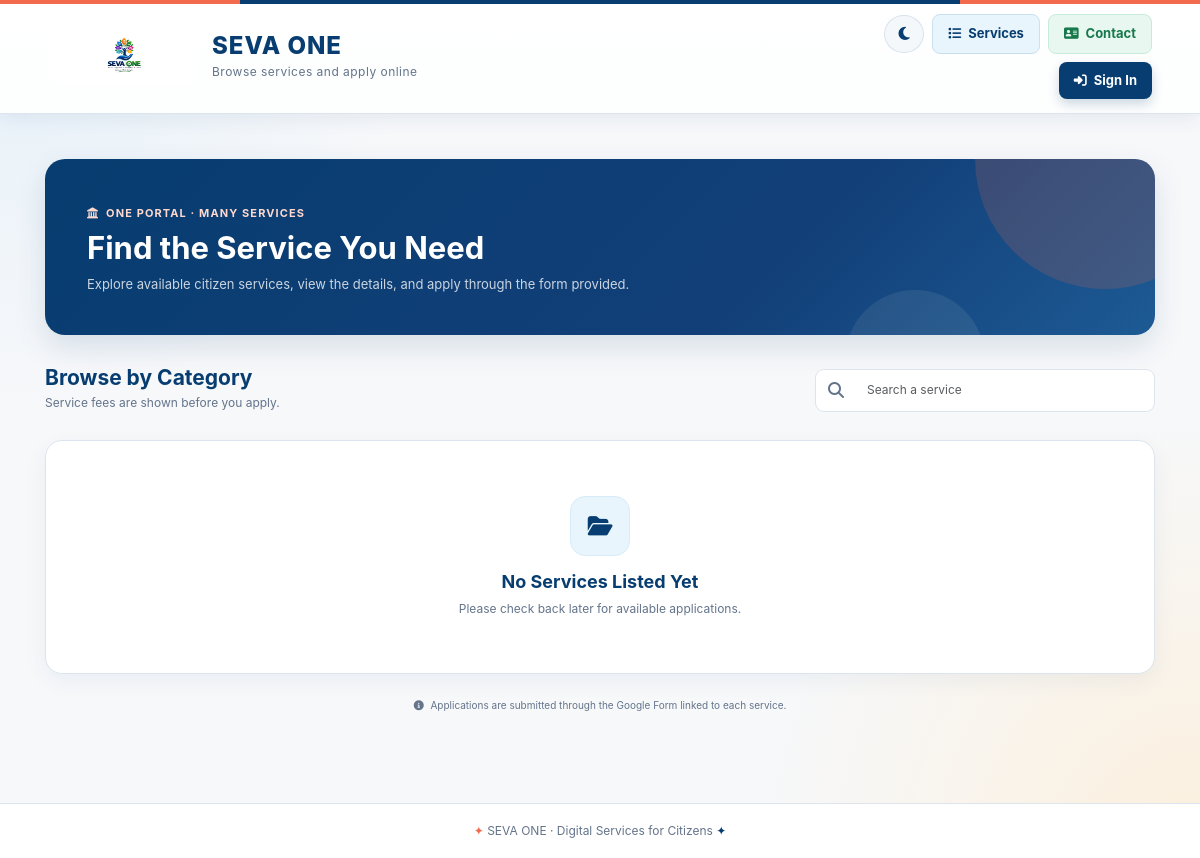
/services/, run on an earlier commit of the app's database.
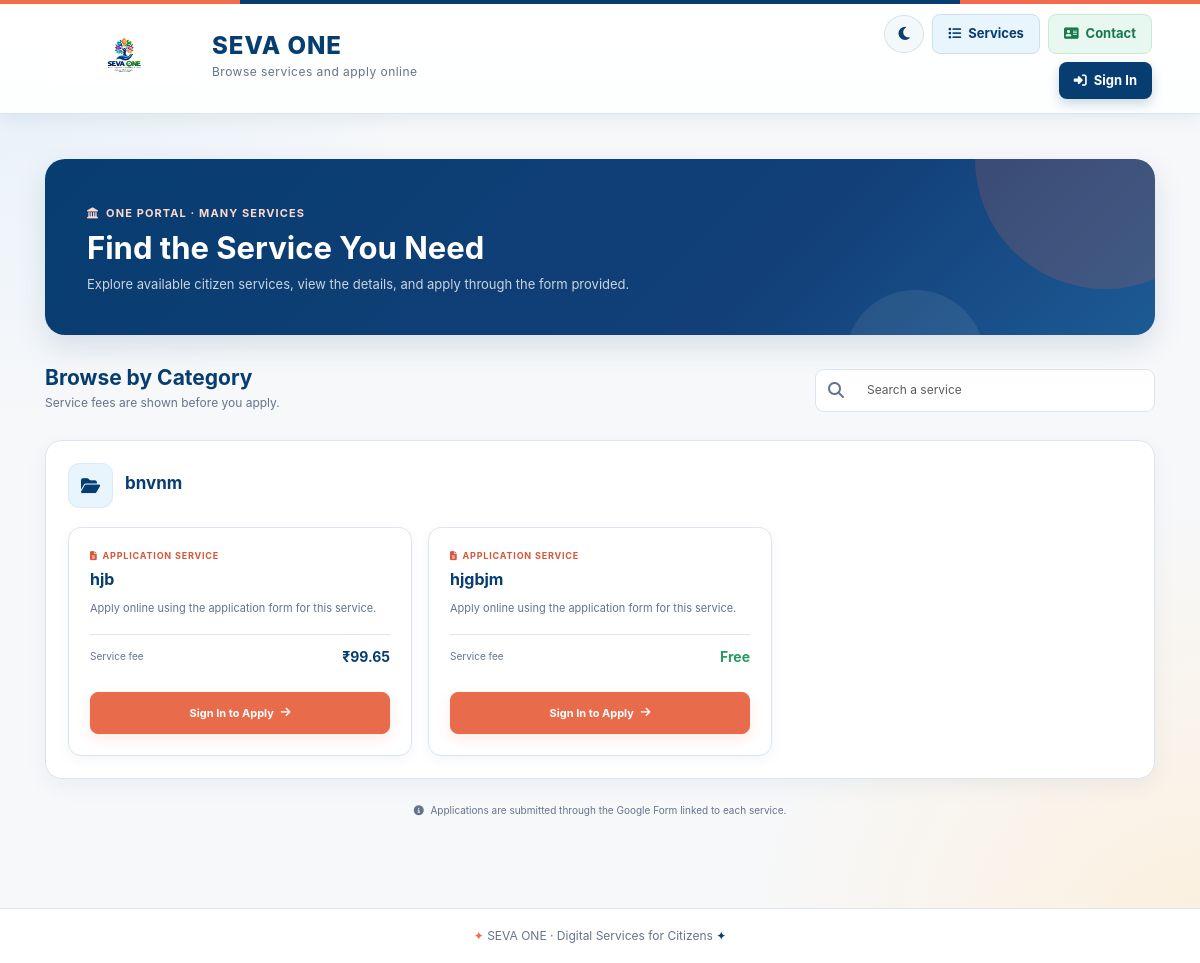
And on a later commit of the database.
### med/models.py (models this page shows, shortened)
class MainService(models.Model):
    name = models.CharField(max_length=150, unique=True)
    description = models.TextField(blank=True)
    is_active = models.BooleanField(default=True)
    class Meta:
        ordering = ["name"]

class Service(models.Model):
    main_service = models.ForeignKey(
        MainService,
        on_delete=models.CASCADE,
        related_name="services",
    )
    name = models.CharField(max_length=150)
    description = models.TextField(blank=True)
    google_form_url = models.URLField("Google Form link")
    amount = models.DecimalField(
        max_digits=10,
        decimal_places=2,
        default=Decimal("0.00"),
        validators=[MinValueValidator(Decimal("0.00"))],
        help_text="Service fee in INR. Use 0 for a free service.",
    )
    is_active = models.BooleanField(default=True)
    class Meta:
        ordering = ["name"]

### med/views.py (the view)
# urls.py: path('services/', views.service_catalog, name='service_catalog'),
def service_catalog(request):
    main_services = (
        MainService.objects.filter(is_active=True)
        .prefetch_related(
            Prefetch("services", queryset=Service.objects.filter(is_active=True))
        )
    )
    return render(request, "service_catalog.html", {"main_services": main_services})

### med/templates/service_catalog.html (shortened to what the changed rows need)
{% extends 'base.html' %}
{% block content %}
<div class="container-fluid px-0 services-page">
    <section class="services-hero">
        <div class="hero-content">
            <h1>
                Find the Service You Need
            </h1>
        </div>
    </section>
    <div class="browse-header">
        <div>
            <h2 class="browse-title">
                Browse by Category
            </h2>
        </div>
    </div>
    {% for main in main_services %}
        <section class="mb-4 service-category">
            <div class="category-heading">
                <span class="category-icon">
                    <i class="fa-solid fa-folder-open"></i>
                </span>
                <div>
                    <h2 class="category-title">
                        {{ main.name }}
                    </h2>
                </div>
            </div>
            <div class="row g-3">
                {% for service in main.services.all %}
                    {% if service.is_active %}
                        <div
                            class="col-md-6 col-xl-4 service-card"
                            data-search="{{ main.name|lower }} {{ service.name|lower }} {{ service.description|lower }}">
                            <article class="card h-100">
                                <div class="card-body d-flex flex-column">
                                    <span class="service-label">
                                        <i class="fa-solid fa-file-lines"></i>
                                        Application Service
                                    </span>
                                    <h3 class="service-name">
                                        {{ service.name }}
                                    </h3>
                                    <p class="service-description flex-grow-1">
                                        {% if service.description %}
                                            {{ service.description }}
                                        {% else %}
                                            Apply online using the application
                                            form for this service.
                                        {% endif %}
                                    </p>
                                    <div class="service-fee">
                                        <span class="fee-label">
                                            Service fee
                                        </span>
                                        {% if service.amount %}
                                            <strong class="fee-value">
                                                &#8377;{{ service.amount|floatformat:2 }}
                                            </strong>
                                        {% else %}
                                            <strong class="fee-value free-fee">
                                                Free
                                            </strong>
                                        {% endif %}
                                    </div>
                                    {% if user.is_authenticated %}
                                        <form
                                            method="post"
                                            action="{% url 'apply_for_service' service.pk %}">
                                            {% csrf_token %}
                                            <button
                                                class="apply-button"
                                                type="submit">
                                                Apply Now
                                                <i class="fa-solid fa-arrow-up-right-from-square"></i>
                                            </button>
                                        </form>
                                    {% else %}
                                        <a
                                            class="apply-button"
                                            href="{% url 'login' %}">
                                            Sign In to Apply
                                            <i class="fa-solid fa-arrow-right"></i>
                                        </a>
                                    {% endif %}
                                </div>
                            </article>
                        </div>
                    {% endif %}
                {% endfor %}
            </div>
        </section>
    {% empty %}
        <div class="empty-services">
            <div class="empty-services-icon">
                <i class="fa-solid fa-folder-open"></i>
            </div>
            <h2>
                No Services Listed Yet
            </h2>
            <p class="mb-0">
                Please check back later for available applications.
            </p>
        </div>
    {% endfor %}
</div>
{% endblock %}

What changed in the data, as far as the page shows it:
added MainService: name "bnvnm"
added Service: name "hjb", shows "Apply online using the application form for this service.", amount "99.65"
added Service: name "hjgbjm", shows "Apply online using the application form for this service.", amount "Free"
Also different on the page:
text no longer shown: "No Services Listed Yet Please check back later for available applications."
